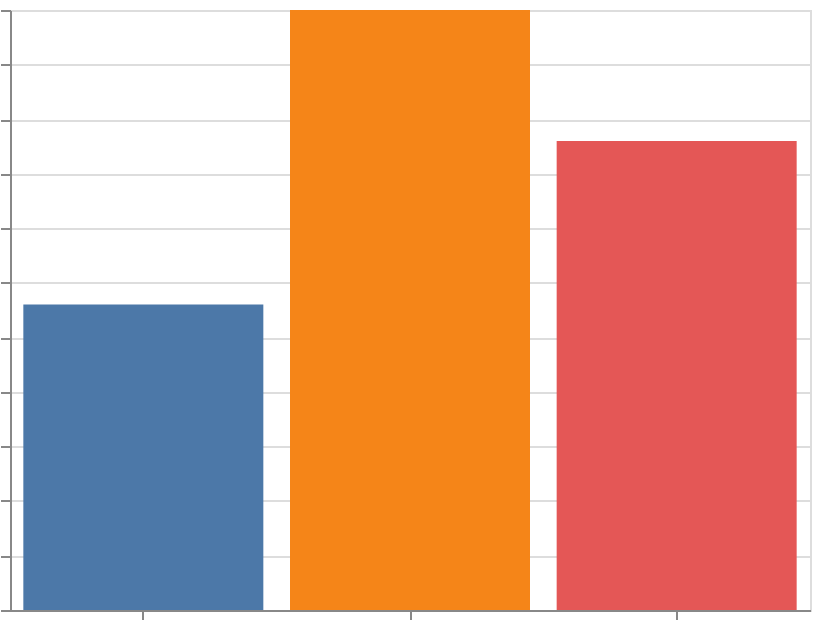

Specify this chart in Vega-Lite:
### Vega-Lite specification from a JSON file in a GitHub repository (floating-point values rounded to 4 significant figures)
{"$schema": "https://vega.github.io/schema/vega-lite/v5.json", "name": "chart", "description": "A simple bar chart with embedded data.", "title": {"text": "Revenue", "subtitle": "by month", "anchor": "start"}, "data": {"values": [{"a": "A", "b": 28}, {"a": "B", "b": 55}, {"a": "C", "b": 43}]}, "width": 400, "height": 300, "autosize": "none", "mark": "bar", "encoding": {"x": {"field": "a", "type": "nominal", "axis": {"labelAngle": 0, "title": "Category"}}, "y": {"field": "b", "type": "quantitative", "axis": {"title": "Amount"}}, "color": {"field": "a", "type": "nominal", "legend": {"title": "Groups"}}}}
